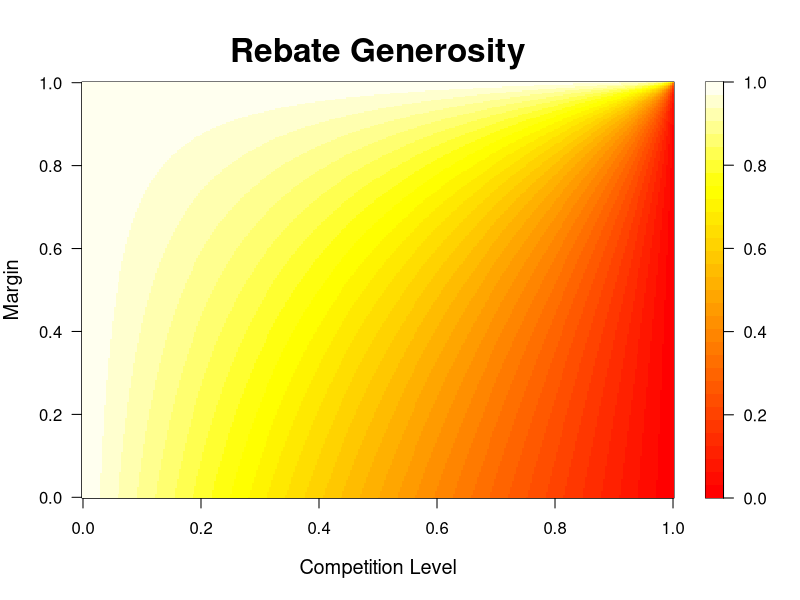

R code for this plot:
 library(fields)
 n = 300
 Generosity = matrix(0,n,n)
 f = function(M,C){return((1 - C)/(1-M*C))}
for(i in 1:n) for(j in 1:n) Generosity[i,j] = f(i/(n+1),j/(n+1))
cex = 2
image.plot(t(Generosity),x = c(0:(n-1))/(n-1), y = c(0:(n-1))/(n-1),breaks = c(0:32)/32,col=heat.colors(32),cex.lab=1.2,legend.shrink=1,xlab='Competition Level',las=1,ylab='Margin')
title(main='Rebate Generosity',cex.main=2,line=1)
